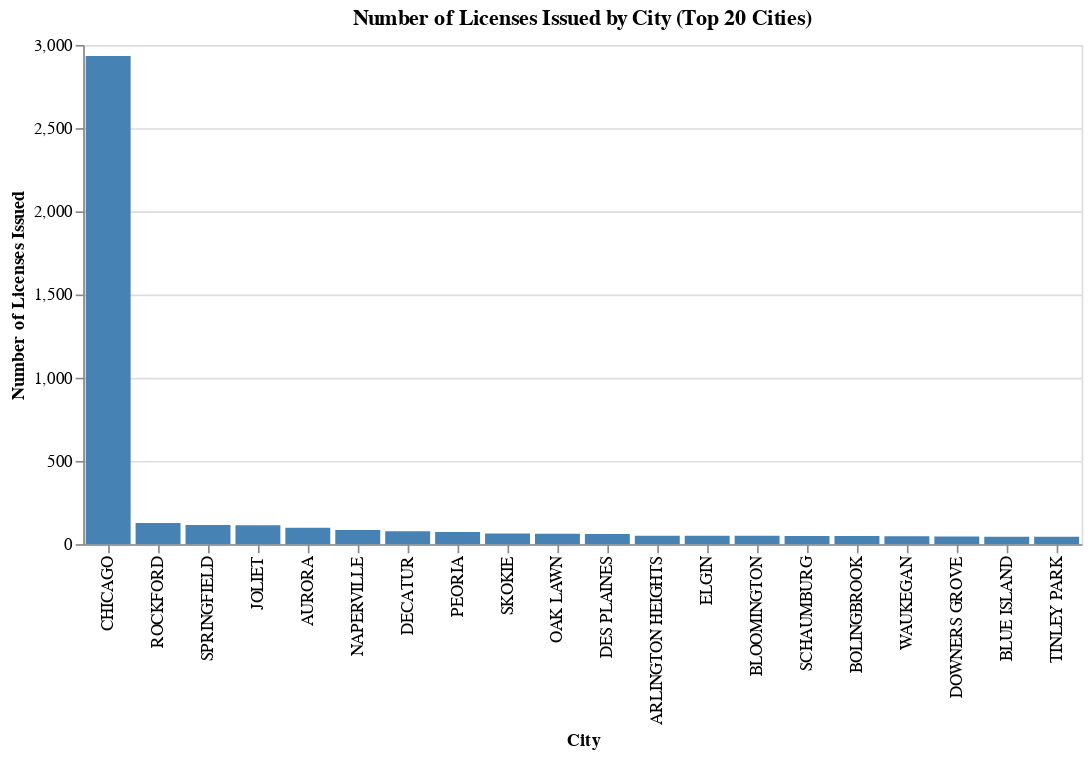

Notebook code for this chart:
### Code cell
# Define a mouseover highlighting bars by point selection
highlight = alt.selection_point(on='mouseover', fields=['City'], nearest=True)

# Create bar chart
city_chart = alt.Chart(top_cities).mark_bar().encode(
    x=alt.X('City:N', sort='-y', title='City'),
    y=alt.Y('Count:Q', title='Number of Licenses Issued'),
    color=alt.condition(highlight, alt.value("steelblue"), alt.value("lightgray")),
    tooltip=['City:N', 'Count:Q']
).properties(
    title='Number of Licenses Issued by City (Top 20 Cities)',
    width=600
).add_params(
    highlight
)

city_chart

### Figure 1 — Vega-Lite specification as saved in the notebook (floating-point values rounded to 4 significant figures)
{"config": {"view": {"continuousWidth": 300, "continuousHeight": 300}}, "data": {"name": "data-3ef61e81016348d2e0434bc02fcd8b50"}, "mark": {"type": "bar"}, "encoding": {"color": {"condition": {"param": "param_31", "value": "steelblue"}, "value": "lightgray"}, "tooltip": [{"field": "City", "type": "nominal"}, {"field": "Count", "type": "quantitative"}], "x": {"field": "City", "sort": "-y", "title": "City", "type": "nominal"}, "y": {"field": "Count", "title": "Number of Licenses Issued", "type": "quantitative"}}, "params": [{"name": "param_31", "select": {"type": "point", "fields": ["City"], "nearest": true, "on": "mouseover"}}], "title": "Number of Licenses Issued by City (Top 20 Cities)", "width": 600, "$schema": "https://vega.github.io/schema/vega-lite/v5.15.1.json", "datasets": {"data-3ef61e81016348d2e0434bc02fcd8b50": [{"City": "CHICAGO", "Count": 2933}, {"City": "ROCKFORD", "Count": 127}, {"City": "SPRINGFIELD", "Count": 115}, {"City": "JOLIET", "Count": 113}, {"City": "AURORA", "Count": 99}, {"City": "NAPERVILLE", "Count": 85}, {"City": "DECATUR", "Count": 77}, {"City": "PEORIA", "Count": 73}, {"City": "SKOKIE", "Count": 64}, {"City": "OAK LAWN", "Count": 63}, {"City": "DES PLAINES", "Count": 61}, {"City": "ARLINGTON HEIGHTS", "Count": 51}, {"City": "ELGIN", "Count": 50}, {"City": "BLOOMINGTON", "Count": 50}, {"City": "SCHAUMBURG", "Count": 49}, {"City": "BOLINGBROOK", "Count": 49}, {"City": "WAUKEGAN", "Count": 47}, {"City": "DOWNERS GROVE", "Count": 46}, {"City": "BLUE ISLAND", "Count": 45}, {"City": "TINLEY PARK", "Count": 44}]}}
